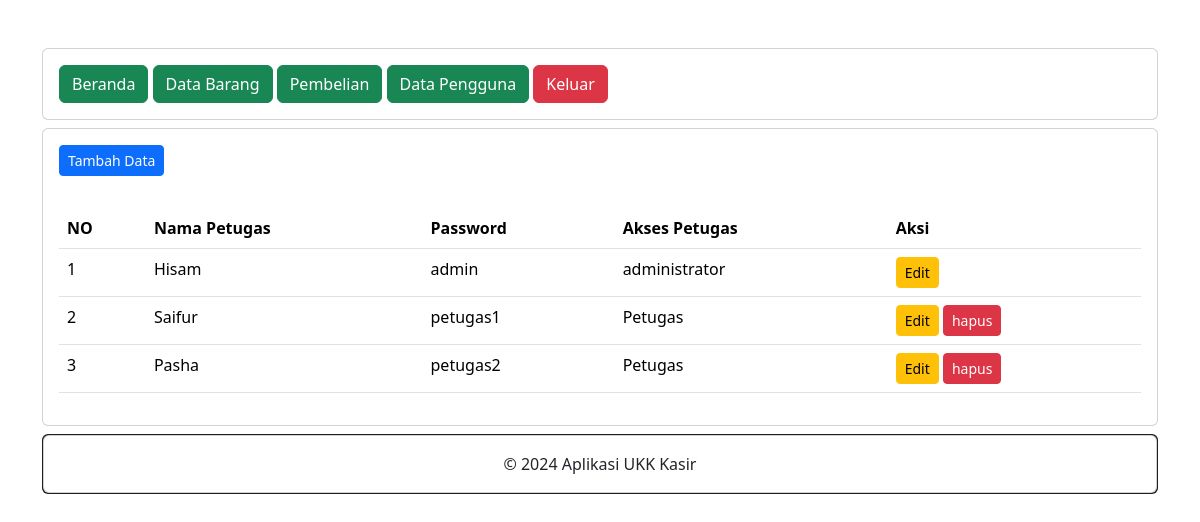
The page /administrator/data_pengguna.php (signed in) on the database its author committed.
### tables this page shows
CREATE TABLE `petugas` (
  `id_petugas` int(11) NOT NULL,
  `nama_petugas` varchar(255) NOT NULL,
  `username` text NOT NULL,
  `password` text NOT NULL,
  `level` int(11) NOT NULL
);

### administrator/data_pengguna.php (the view, shortened to what this page needs)
<?php
include "header.php";
include "navbar.php";
?>
<div class="card mt-2 ">
    <div class="card-body">
        <button type="button" class="btn btn-primary btn-sm" data-bs-toggle="modal" data-bs-target="#tambah-data">
            Tambah Data
        </button>
    </div>
    <div class="card-body">
        <table class="table">
            <thead>
                <tr>
                    <th>NO</th>
                    <th>Nama Petugas</th>
                    <th>Password</th>
                    <th>Akses Petugas</th>
                    <th>Aksi</th>
                </tr>
            </thead>
            <tbody>
                <?php
                include '../koneksi.php';
                $no = 1;
                $data = mysqli_query($koneksi, "select * from petugas");
                while ($d = mysqli_fetch_array($data)) {
                ?>
                    <tr>
                        <td><?php echo $no++; ?></td>
                        <td><?php echo $d['nama_petugas']; ?></td>
                        <td><?php echo $d['username']; ?></td>
                        <td>
                            <?php
                            if ($d['level'] == '1') { ?>
                                administrator
                            <?php } else { ?>
                                Petugas
                            <?php  } ?>
                        </td>
                        <td>
                            <button type="button" class="btn btn-warning btn-sm" data-bs-toggle="modal" data-bs-target="#edit-data<?php echo $d['id_petugas']; ?>">Edit</button>
                            <?php
                            if ($d['level'] == $_SESSION['level']) { ?>
                            <?php } else { ?>
                                <button type="button" class="btn btn-danger btn-sm" data-bs-toggle="modal" data-bs-target="#hapus-data<?php echo $d['id_petugas']; ?>">hapus</button>
                            <?php } ?>
                        </td>
                    </tr>
                <?php } ?>
            </tbody>
        </table>
    </div>
</div>
<?php
include "footer.php";
?>

### rows shown on the page
petugas: nama_petugas "Hisam", username "admin", level "administrator"
petugas: nama_petugas "Saifur", username "petugas1", level "Petugas"
petugas: nama_petugas "Pasha", username "petugas2", level "Petugas"
